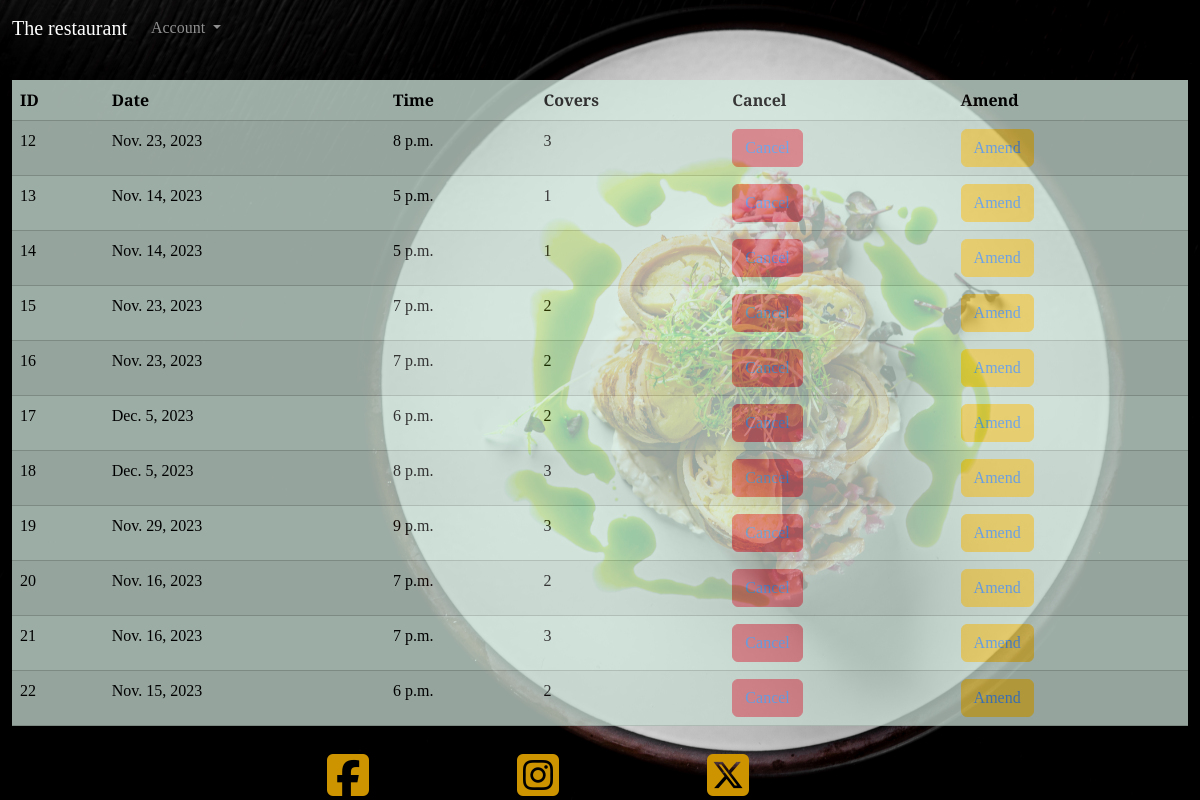
/viewbookings/ (signed in), run on the app's committed database.
### therestaurant/models.py (models this page shows)
class Reservation(models.Model):
    user = models.ForeignKey(User, on_delete=models.CASCADE, null=True)
    first_name = models.CharField(max_length=50, null=False, blank=False)
    last_name = models.CharField(max_length=50, null=False, blank=False)
    email = models.EmailField(null=False, blank=False)
    contact_number = models.CharField(max_length=15, null=False, blank=False)
    date = models.DateField(null=False, blank=False)
    time = models.TimeField(null=False, blank=False)
    covers = models.IntegerField(null=False, blank=False)
    table = models.ForeignKey(Table, on_delete=models.CASCADE, default=get_default_table)

### therestaurant/views.py (the view)
# urls.py: path('viewbookings/', get_bookings, name='get_bookings'),
def get_bookings(request):
    user_bookings = Reservation.objects.filter(user=request.user)
    today = date.today()
    return render(request, 'viewbooking/viewbookings.html', {'user_bookings': user_bookings, 'today': today})

### templates/viewbooking/viewbookings.html
{% extends "home/home.html" %}
{% block content %}
<div class="table-responsive">
    <table class="table table-success table-striped table-hover opacity-75">
        <thead>
            <tr>
                <th scope="col">ID</th>
                <th scope="col">Date</th>
                <th scope="col">Time</th>
                <th scope="col">Covers</th>
                <th scope="col">Cancel</th>
                <th scope="col">Amend</th>
        </tr>
        </thead>
        <tbody>
            {% for booking in user_bookings %}
            <tr>
                <td>{{ booking.id }}</th>
                <td>{{ booking.date }}</td>
                <td>{{ booking.time }}</td>
                <td>{{ booking.covers }}</td>
                {% if booking.date < today %}
                    <td><button class="btn btn-danger disabled"><a href="{% url 'cancel_booking' booking.id %}" class="text-decoration-none">Cancel</a></button></td>
                    <td><button class="btn btn-warning disabled"><a href="{% url 'amend_booking' booking.id %}" class="text-decoration-none">Amend</a></button></td>
                {% else %}
                    <td><button class="btn btn-danger"><a href="{% url 'cancel_booking' booking.id %}" class="text-decoration-none">Cancel</a></button></td>
                    <td><button class="btn btn-warning"><a href="{% url 'amend_booking' booking.id %}" class="text-decoration-none">Amend</a></button></td>
                {% endif %}
            </tr>
            {% endfor %}
        </tbody>
    </table>
</div>
{% endblock %}

### therestaurant/static/home/style.css (style rules this page uses)
body { color: #cd9400; font-family: 'Playfair Display', serif; }

### data on the page
Reservation: id "12", date "Nov. 23, 2023", time "8 p.m.", covers "3", shows "Amend"
Reservation: id "13", date "Nov. 14, 2023", time "5 p.m.", covers "1", shows "Cancel"
Reservation: id "14", date "Nov. 14, 2023", time "5 p.m.", covers "1", shows "Cancel"
Reservation: id "15", date "Nov. 23, 2023", time "7 p.m.", covers "2", shows "Cancel"
Reservation: id "16", date "Nov. 23, 2023", time "7 p.m.", covers "2", shows "Cancel"
Reservation: id "17", date "Dec. 5, 2023", time "6 p.m.", covers "2", shows "Cancel"
Reservation: id "18", date "Dec. 5, 2023", time "8 p.m.", covers "3", shows "Cancel"
Reservation: id "19", date "Nov. 29, 2023", time "9 p.m.", covers "3", shows "Cancel"
Reservation: id "20", date "Nov. 16, 2023", time "7 p.m.", covers "2", shows "Cancel"
Reservation: id "21", date "Nov. 16, 2023", time "7 p.m.", covers "3", shows "Amend"
Reservation: id "22", date "Nov. 15, 2023", time "6 p.m.", covers "2", shows "Amend"
